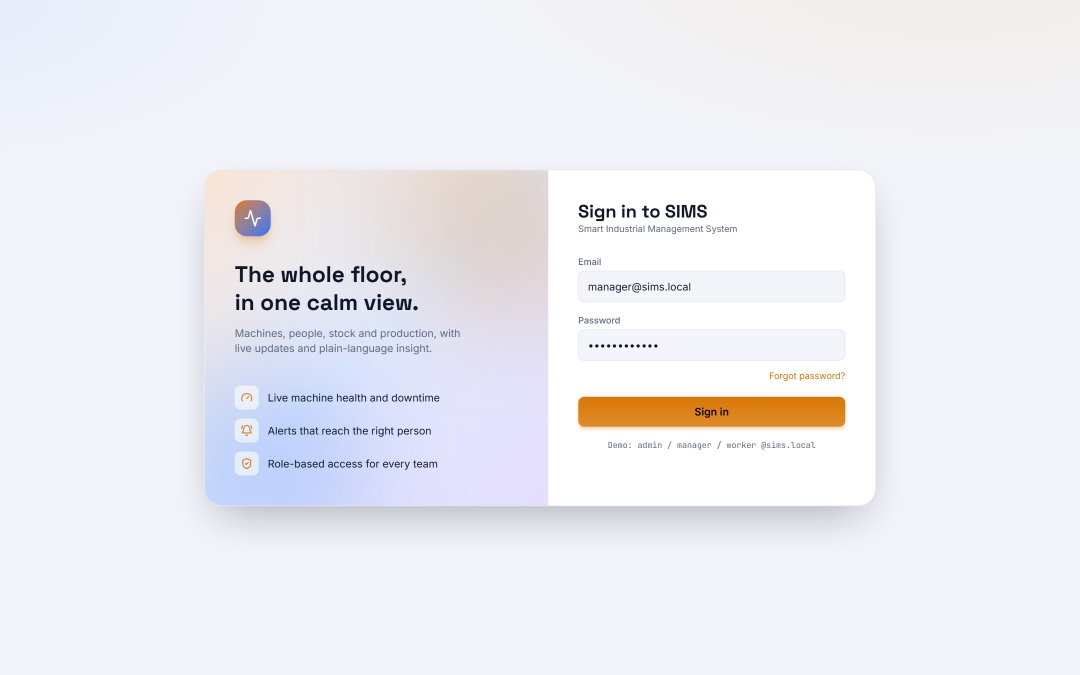
#> input picture report/assets/screens/01-login.jpg, 2160 x 1350 px, found by its file name (shown at 1/2 size); its folder holds 4 pictures in this run
$ python crop_shots.py
#> lines starting #> are read from the running program, lines starting #| are printed output that depends on the picture; after the words box and inside, x2 and y2 are one past the last pixel; in counts of white or black regions, pixels touching at a corner belong together
"""Crops the raw screenshots to the part worth showing and trims empty space below the content."""
import os
import sys

sys.path.insert(0, r'C:\Users\ankit\AppData\Local\Temp\claude\C--Minor-Project-Smart-Industry-Management-System\f239d52d-5a61-489d-bcba-1ca7a27ed3ae\scratchpad\pylib')
from PIL import Image, ImageChops  # noqa: E402

SRC = r'C:\Minor Project\Smart Industry Management System\report\assets\screens'
DST = r'C:\Minor Project\Smart Industry Management System\report\assets\shots'
os.makedirs(DST, exist_ok=True)

# name -> (mode or explicit box)
PLAN = {
    '01-login': (340, 270, 1820, 1080), '02-dashboard-light': 'full', '03-dashboard-dark': 'full',
    '04-machines': 'main', '05-machine-risk': (1620, 340, 2150, 1500), '06-workers': (340, 84, 2160, 860), '07-attendance': 'main',
    '08-production': 'main', '09-order-form': (540, 100, 1620, 1250), '10-inventory': (340, 84, 2160, 1210), '11-purchasing': (340, 84, 2160, 790),
    '12-maintenance': 'main', '13-analytics': 'main', '14-analytics-more': 'main', '15-alerts': 'main', '16-handover': (340, 84, 2160, 880),
    '17-analyst': (340, 84, 2160, 1050), '18-worker-myday': 'main',
}

def trim_bottom(im, x0):
    w, h = im.size
    bg = im.getpixel((min(w - 1, x0 + 20), h - 6))
    strip = im.crop((x0, 0, w, h))
    diff = ImageChops.difference(strip, Image.new('RGB', strip.size, bg)).convert('L').point(lambda v: 255 if v > 14 else 0)
    box = diff.getbbox()
    return min(h, (box[3] if box else h) + 36)

for name, plan in PLAN.items():
    im = Image.open(os.path.join(SRC, name + '.jpg')).convert('RGB')
#> im is the input picture: PIL image 2160x1350 RGB; mean R, G, B 238.4, 238.1, 242.9
    w, h = im.size
#> w = 2160; h = 1350
    if plan == 'full':
        box = (0, 0, w, trim_bottom(im, 340))
    elif plan == 'main':
        box = (340, 84, w, trim_bottom(im, 340))
    else:
        box = plan
    im.crop(box).save(os.path.join(DST, name + '.jpg'), quality=90)
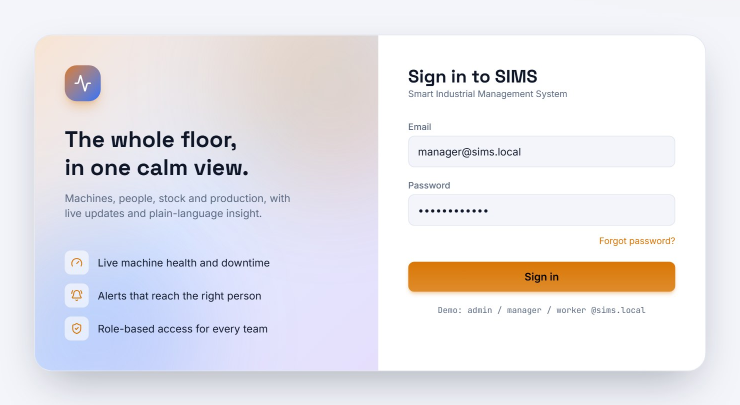
#> saved as 01-login.jpg: PIL image 1480x810 RGB (shown at 1/2 size); mean R, G, B 231.6, 229.6, 234.5
    print(name, box, (box[2] - box[0], box[3] - box[1]))
#> pass 2 of the loop `for name, plan in PLAN.items():`:
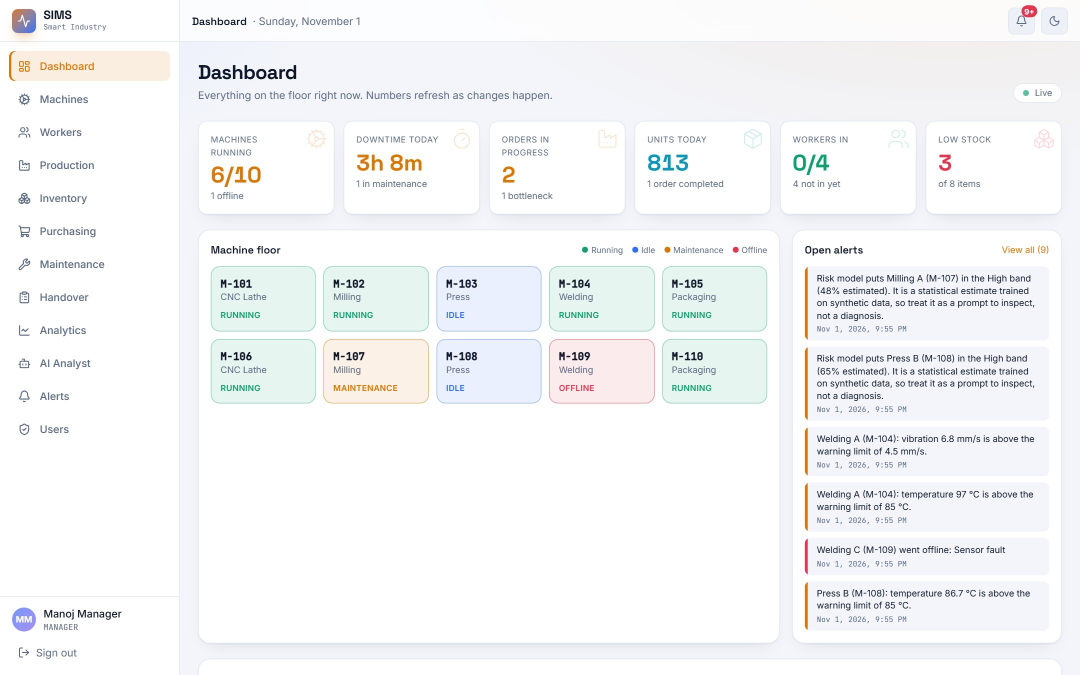
#> input picture report/assets/screens/02-dashboard-light.jpg, 2160 x 1350 px, found by its file name (shown at 1/2 size)
#> im is the input picture: PIL image 2160x1350 RGB; mean R, G, B 244.5, 245.5, 246.6
#> bg = (244, 245, 250)
#> in trim_bottom, `strip = im.crop((x0, 0, w, h))`:
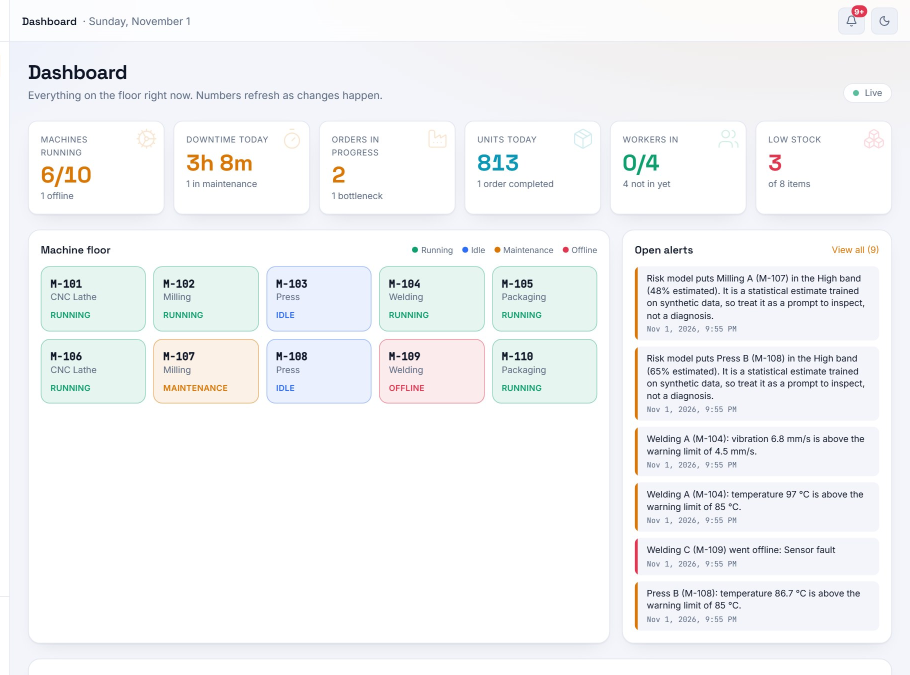
#> strip: PIL image 1820x1350 RGB (shown at 1/2 size); mean R, G, B 243.5, 244.8, 246.1
#> in trim_bottom, `diff = ImageChops.difference(strip, Image.new('RGB', strip.size, bg))...`:
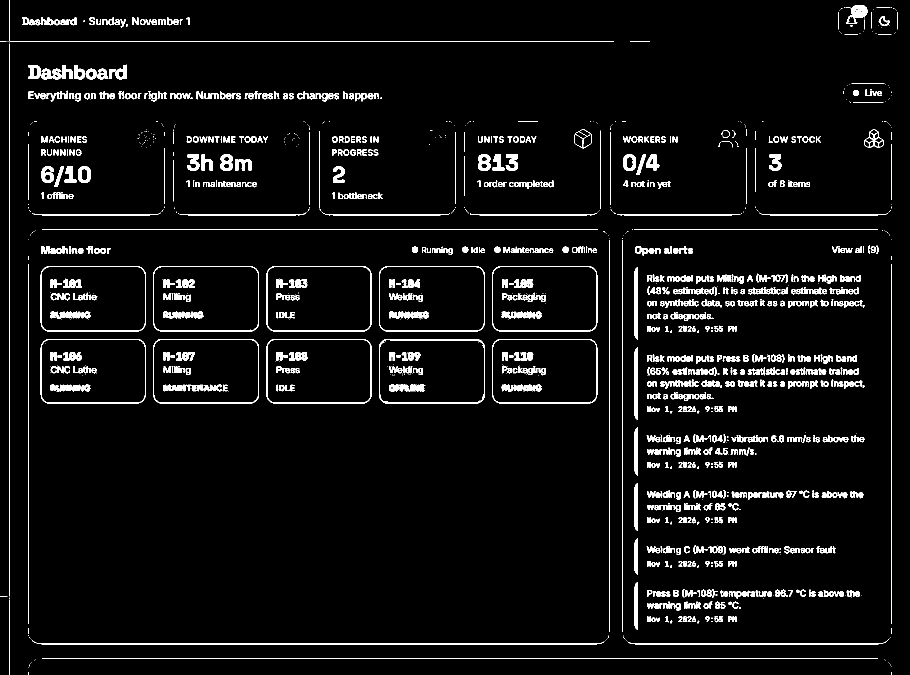
#> diff: PIL image 1820x1350 L (shown at 1/2 size); 5.2% white; 1461 white regions (512 under 20 px), largest, box (x1, y1, x2, y2) and area: (64, 1280, 1208, 1290) 4448, (1256, 1282, 1774, 1290) 1950, (84, 1317, 1756, 1318) 1672
#> in trim_bottom, `box = diff.getbbox()`: box = (0, 0, 1796, 1350)
#> `box = (0, 0, w, trim_bottom(im, 340))`: box = (0, 0, 2160, 1350)
#| 02-dashboard-light (0, 0, 2160, 1350) (2160, 1350)
#> pass 3 of the loop `for name, plan in PLAN.items():`:
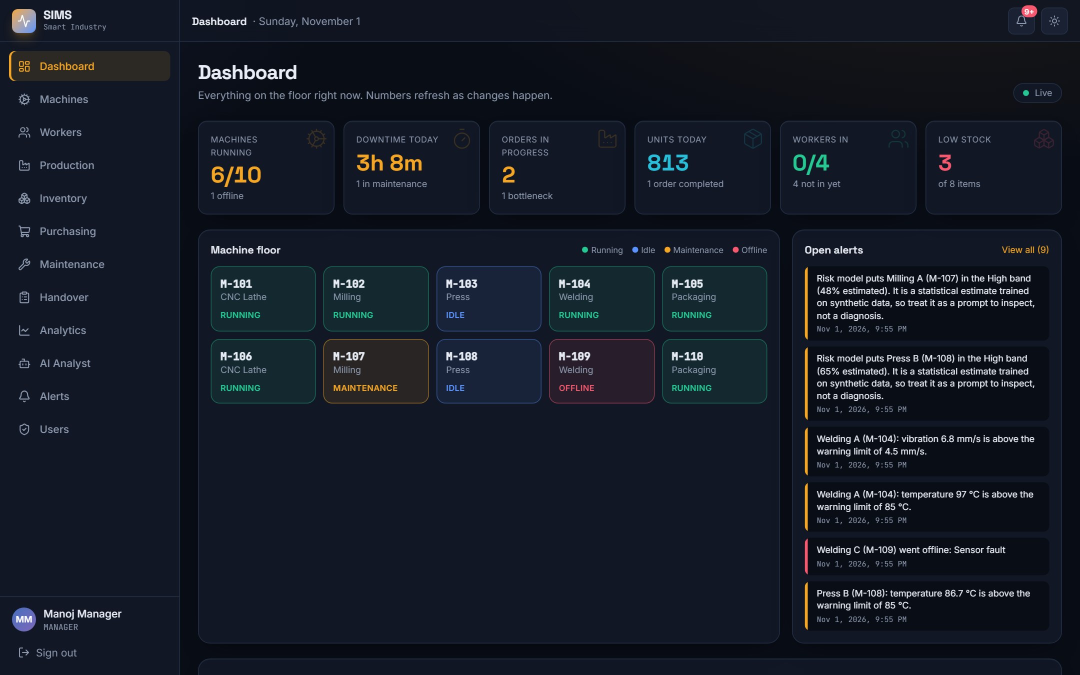
#> input picture report/assets/screens/03-dashboard-dark.jpg, 2160 x 1350 px, found by its file name (shown at 1/2 size)
#> im is the input picture: PIL image 2160x1350 RGB; mean R, G, B 21.1, 26.9, 38.3
#> bg = (6, 14, 25)
#> in trim_bottom (call 2), `strip = im.crop((x0, 0, w, h))`:
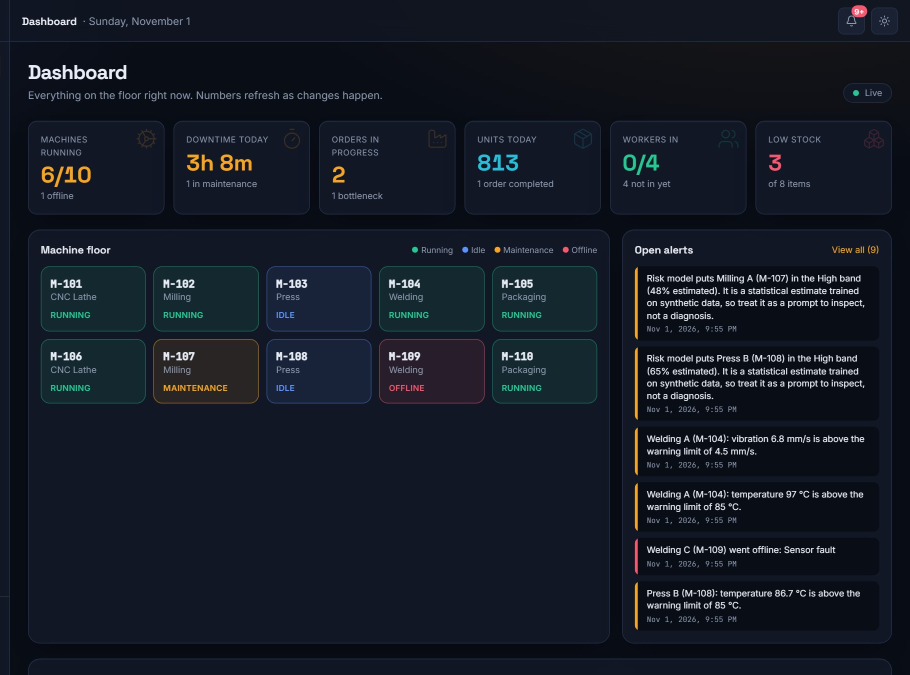
#> strip: PIL image 1820x1350 RGB (shown at 1/2 size); mean R, G, B 20.7, 26.6, 37.7
#> in trim_bottom (call 2), `diff = ImageChops.difference(strip, Image.new('RGB', strip.size, bg))...`:
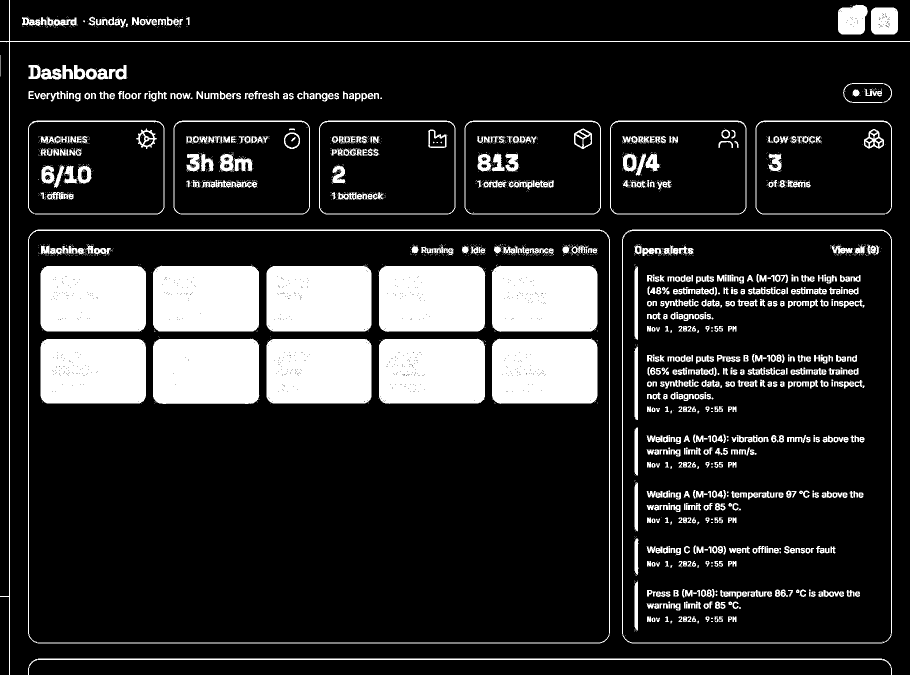
#> diff: PIL image 1820x1350 L (shown at 1/2 size); 16.3% white; 2171 white regions (1518 under 20 px), largest, box (x1, y1, x2, y2) and area: (757, 532, 971, 664) 27486, (306, 531, 518, 663) 27477, (81, 532, 292, 663) 27312
#> in trim_bottom (call 2), `box = diff.getbbox()`: box = (0, 0, 1820, 1350)
#| 03-dashboard-dark (0, 0, 2160, 1350) (2160, 1350)
#> (the run stopped early here; a loop or call above may not have finished)
